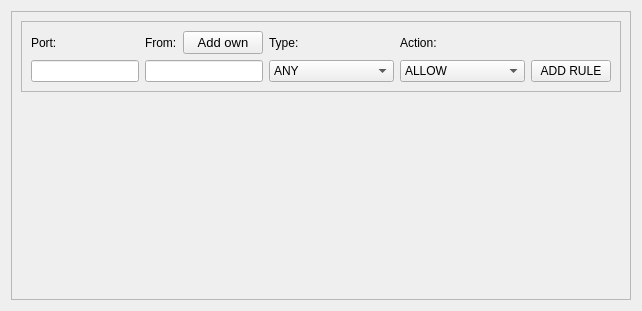
                     <widget class="QWidget" name="ports">
                      <layout class="QHBoxLayout" name="horizontalLayout_8">
                       <item>
                        <widget class="QFrame" name="frame_5">
                         <property name="frameShape">
                          <enum>QFrame::StyledPanel</enum>
                         </property>
                         <property name="frameShadow">
                          <enum>QFrame::Raised</enum>
                         </property>
                         <layout class="QVBoxLayout" name="verticalLayout_18">
                          <item>
                           <widget class="QFrame" name="frame_6">
                            <property name="minimumSize">
                             <size>
                              <width>0</width>
                              <height>65</height>
                             </size>
                            </property>
                            <property name="maximumSize">
                             <size>
                              <width>16777215</width>
                              <height>75</height>
                             </size>
                            </property>
                            <property name="frameShape">
                             <enum>QFrame::StyledPanel</enum>
                            </property>
                            <property name="frameShadow">
                             <enum>QFrame::Raised</enum>
                            </property>
                            <layout class="QGridLayout" name="gridLayout_6">
                             <item row="1" column="5">
                              <widget class="QPushButton" name="ufw_add_rule">
                               <property name="sizePolicy">
                                <sizepolicy hsizetype="Expanding" vsizetype="Expanding">
                                 <horstretch>0</horstretch>
                                 <verstretch>0</verstretch>
                                </sizepolicy>
                               </property>
                               <property name="minimumSize">
                                <size>
                                 <width>0</width>
                                 <height>0</height>
                                </size>
                               </property>
                               <property name="text">
                                <string>ADD RULE</string>
                               </property>
                              </widget>
                             </item>
                             <item row="0" column="3">
                              <widget class="QLabel" name="label_5">
                               <property name="text">
                                <string>Type:</string>
                               </property>
                              </widget>
                             </item>
                             <item row="1" column="4">
                              <widget class="QComboBox" name="ufw_action">
                               <property name="sizePolicy">
                                <sizepolicy hsizetype="Expanding" vsizetype="Expanding">
                                 <horstretch>0</horstretch>
                                 <verstretch>0</verstretch>
                                </sizepolicy>
                               </property>
                               <property name="minimumSize">
                                <size>
                                 <width>125</width>
                                 <height>0</height>
                                </size>
                               </property>
                               <item>
                                <property name="text">
                                 <string>ALLOW</string>
                                </property>
                               </item>
                               <item>
                                <property name="text">
                                 <string>DENY</string>
                                </property>
                               </item>
                              </widget>
                             </item>
                             <item row="1" column="2">
                              <widget class="QLineEdit" name="ufw_from">
                               <property name="sizePolicy">
                                <sizepolicy hsizetype="Expanding" vsizetype="Expanding">
                                 <horstretch>0</horstretch>
                                 <verstretch>0</verstretch>
                                </sizepolicy>
                               </property>
                               <property name="minimumSize">
                                <size>
                                 <width>0</width>
                                 <height>0</height>
                                </size>
                               </property>
                              </widget>
                             </item>
                             <item row="0" column="4">
                              <widget class="QLabel" name="label_6">
                               <property name="text">
                                <string>Action:</string>
                               </property>
                              </widget>
                             </item>
                             <item row="1" column="0">
                              <widget class="QLineEdit" name="ufw_port">
                               <property name="sizePolicy">
                                <sizepolicy hsizetype="Expanding" vsizetype="Expanding">
                                 <horstretch>0</horstretch>
                                 <verstretch>0</verstretch>
                                </sizepolicy>
                               </property>
                               <property name="minimumSize">
                                <size>
                                 <width>0</width>
                                 <height>0</height>
                                </size>
                               </property>
                              </widget>
                             </item>
                             <item row="1" column="3">
                              <widget class="QComboBox" name="ufw_protocol">
                               <property name="sizePolicy">
                                <sizepolicy hsizetype="Expanding" vsizetype="Expanding">
                                 <horstretch>0</horstretch>
                                 <verstretch>0</verstretch>
                                </sizepolicy>
                               </property>
                               <property name="minimumSize">
                                <size>
                                 <width>125</width>
                                 <height>0</height>
                                </size>
                               </property>
                               <item>
                                <property name="text">
                                 <string>ANY</string>
                                </property>
                               </item>
                               <item>
                                <property name="text">
                                 <string>UDP</string>
                                </property>
                               </item>
                               <item>
                                <property name="text">
                                 <string>TCP</string>
                                </property>
                               </item>
                              </widget>
                             </item>
                             <item row="0" column="0">
                              <widget class="QLabel" name="label_3">
                               <property name="text">
                                <string>Port:</string>
                               </property>
                              </widget>
                             </item>
                             <item row="0" column="2">
                              <widget class="QFrame" name="frame_7">
                               <property name="sizePolicy">
                                <sizepolicy hsizetype="Expanding" vsizetype="Expanding">
                                 <horstretch>0</horstretch>
                                 <verstretch>0</verstretch>
                                </sizepolicy>
                               </property>
                               <property name="minimumSize">
                                <size>
                                 <width>0</width>
                                 <height>0</height>
                                </size>
                               </property>
                               <property name="frameShape">
                                <enum>QFrame::NoFrame</enum>
                               </property>
                               <property name="frameShadow">
                                <enum>QFrame::Plain</enum>
                               </property>
                               <property name="lineWidth">
                                <number>0</number>
                               </property>
                               <layout class="QHBoxLayout" name="horizontalLayout_9">
                                <property name="spacing">
                                 <number>6</number>
                                </property>
                                <property name="leftMargin">
                                 <number>0</number>
                                </property>
                                <property name="topMargin">
                                 <number>0</number>
                                </property>
                                <property name="rightMargin">
                                 <number>0</number>
                                </property>
                                <property name="bottomMargin">
                                 <number>0</number>
                                </property>
                                <item>
                                 <widget class="QLabel" name="from_ip_label">
                                  <property name="sizePolicy">
                                   <sizepolicy hsizetype="Minimum" vsizetype="Expanding">
                                    <horstretch>0</horstretch>
                                    <verstretch>0</verstretch>
                                   </sizepolicy>
                                  </property>
                                  <property name="styleSheet">
                                   <string notr="true"/>
                                  </property>
                                  <property name="text">
                                   <string>From:</string>
                                  </property>
                                  <property name="openExternalLinks">
                                   <bool>false</bool>
                                  </property>
                                  <property name="textInteractionFlags">
                                   <set>Qt::NoTextInteraction</set>
                                  </property>
                                 </widget>
                                </item>
                                <item>
                                 <widget class="QPushButton" name="ufw_own_ip">
                                  <property name="sizePolicy">
                                   <sizepolicy hsizetype="Expanding" vsizetype="Expanding">
                                    <horstretch>0</horstretch>
                                    <verstretch>0</verstretch>
                                   </sizepolicy>
                                  </property>
                                  <property name="font">
                                   <font>
                                    <family>Segoe UI</family>
                                    <pointsize>10</pointsize>
                                    <weight>50</weight>
                                    <italic>false</italic>
                                    <bold>false</bold>
                                   </font>
                                  </property>
                                  <property name="layoutDirection">
                                   <enum>Qt::LeftToRight</enum>
                                  </property>
                                  <property name="text">
                                   <string>Add own</string>
                                  </property>
                                 </widget>
                                </item>
                               </layout>
                              </widget>
                             </item>
                            </layout>
                           </widget>
                          </item>
                          <item>
                           <widget class="QTableWidget" name="ports_table">
                            <property name="styleSheet">
                             <string notr="true">background-color: transparent;</string>
                            </property>
                            <property name="sizeAdjustPolicy">
                             <enum>QAbstractScrollArea::AdjustIgnored</enum>
                            </property>
                            <property name="editTriggers">
                             <set>QAbstractItemView::NoEditTriggers</set>
                            </property>
                            <property name="tabKeyNavigation">
                             <bool>false</bool>
                            </property>
                            <property name="showDropIndicator" stdset="0">
                             <bool>false</bool>
                            </property>
                            <property name="dragDropOverwriteMode">
                             <bool>false</bool>
                            </property>
                            <property name="showGrid">
                             <bool>true</bool>
                            </property>
                            <property name="gridStyle">
                             <enum>Qt::SolidLine</enum>
                            </property>
                            <property name="sortingEnabled">
                             <bool>false</bool>
                            </property>
                            <property name="wordWrap">
                             <bool>true</bool>
                            </property>
                            <property name="cornerButtonEnabled">
                             <bool>true</bool>
                            </property>
                            <property name="rowCount">
                             <number>0</number>
                            </property>
                            <attribute name="horizontalHeaderVisible">
                             <bool>false</bool>
                            </attribute>
                            <attribute name="horizontalHeaderCascadingSectionResizes">
                             <bool>false</bool>
                            </attribute>
                            <attribute name="horizontalHeaderMinimumSectionSize">
                             <number>50</number>
                            </attribute>
                            <attribute name="verticalHeaderVisible">
                             <bool>false</bool>
                            </attribute>
                            <attribute name="verticalHeaderHighlightSections">
                             <bool>true</bool>
                            </attribute>
                            <column>
                             <property name="text">
                              <string>Port</string>
                             </property>
                            </column>
                            <column>
                             <property name="text">
                              <string>Protocol</string>
                             </property>
                            </column>
                            <column>
                             <property name="text">
                              <string>Action</string>
                             </property>
                            </column>
                            <column>
                             <property name="text">
                              <string>From</string>
                             </property>
                            </column>
                            <column>
                             <property name="text">
                              <string>Action</string>
                             </property>
                            </column>
                           </widget>
                          </item>
                         </layout>
                        </widget>
                       </item>
                      </layout>
                     </widget>
